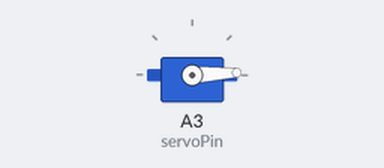
Simulated run of this program. Board: Arduino Uno, built with avr-gcc and run on an emulated ATmega328P. Shown: servo.

Above: at 0.05 s.
At 1.3 s:
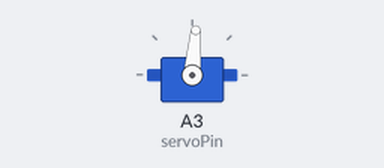
At 2.6 s:
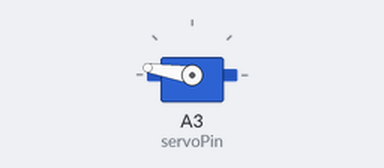
At 5.2 s:
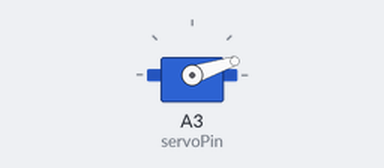
Timing chart, 0 to 7.1 s (numbered marks = the images above):
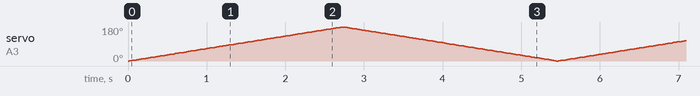

The program:

main.cpp
```cpp
#include <Arduino.h>
#include <Servo.h>

Servo servo;

const int servoPin = A3;

int pos = 0;    // variable to store the servo position

void setup() {
  // put your setup code here, to run once:
    servo.attach(servoPin);

}


void loop() {
  for (pos = 0; pos <= 180; pos += 1) { // goes from 0 degrees to 180 degrees
    // in steps of 1 degree
    servo.write(pos);              // tell servo to go to position in variable 'pos'
    delay(15);                       // waits 15ms for the servo to reach the position
  }
  for (pos = 180; pos >= 0; pos -= 1) { // goes from 180 degrees to 0 degrees
    servo.write(pos);              // tell servo to go to position in variable 'pos'
    delay(15);                       // waits 15ms for the servo to reach the position
  }
}
```
